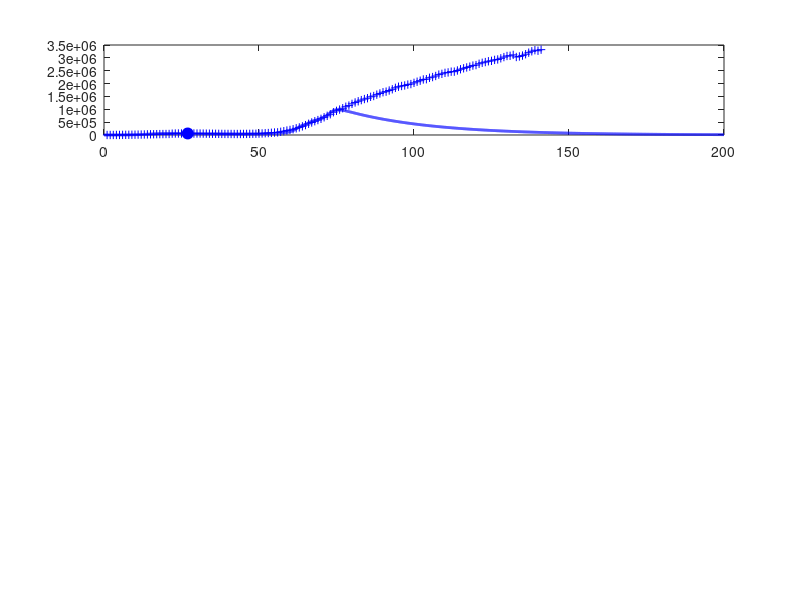

The MATLAB source for this figure: (Note: this script raises an error after producing the figure.)
% svr19.m

% Revised:  2020 03 25

% Mathemtatical model for the spread of the covid19 virus
% Model for GLOBAL spread of virus
% Model for CHINA spread of virus: download svr19CHINA.m
% Data from https://www.worldometers.info/coronavirus/
% Date file:  covid19.mat  variable covid19
% Model specified by the variables in the INPUT SECTION of the Script

% DOING PHYSICS WITH MATLAB: 
%   ../mphome.htm
% Documentation
%   http://www.physics.usyd.edu.au/teach_res/mp/doc/sird19E.htm
% Download Scripts
%   http://www.physics.usyd.edu.au/teach_res/mp/mscripts/

% Ian Cooper
% email: matlabvisualphysics@gmail.com
% Matlab 2019b

% Populations: Data d / Model
% Susceptible individuals:  Sd  S
% Active infections (currently infected);  Id  I
% Recovered:  Rd  R
% Dead:  Dd  D

close all
clear
clc

global Imax Rmax Dmax ITmax Smax

load('covid19.mat')

% save covid19.mat covid19

% DATA: variable covid19
% Col 1: World   Id   Currently Infected Cases
% Col 2: World   Rd   Recovered
% Col 3: World   Dd   Deaths

% Data for China with Script svr19CHINA.m
% Col 4: China   Total infected cases
% Col 5: China   Currently Infected Cases
% Col 6: China   Deaths
% Col 7: USA     Total infected cases
% Col 8: USA     Currently infected cases
% Col 9: USA     Deaths
% Col 10: AUST     Total infected cases
% Col 11: AUST     Currently infected cases
% Col 12: AUST     Deaths
% Col 13: IND     Total infected cases
% Col 14: IND     Currently infected cases
% Col 15: IND     Deaths


% Model: number of time steps 
  num = 5000;

% *********************************************************************  
% INPUTS: Model Parameters
% ********************************************************************* 

% Maximum number of days for model   [200]
  tMax = 200;
% Initial number of infections   [0.004] 
  I = zeros(num,1);
  I(1) = 0.004;
% Adjustible model parameters  
% S --> I  [0.38] 
  a = 0.39;
% I --> R  [0.036]
  b = 0.030;
% I --> D  [0.0025]
  d = 0.0057;
  

% *********************************************************************  
% SETUP
% ********************************************************************* 
  
% DATA: Id Rd Dd / Number of data days for COVID19  
  Ndays = find(covid19 == 0,1) - 1;  
  Id  = covid19(1:Ndays,1);
  Rd = covid19(1:Ndays,2);
  Dd    = covid19(1:Ndays,3);

% Model: S  D  R  
  S = zeros(num,1);
  D = zeros(num,1);
  R = zeros(num,1);
  
% Model: Initial values for populations
  S(1) = 1;
  D(1) = 0;
  R(1) = 0;   
  
% TIME [days]
  t = linspace(0,tMax,num)';
  dt = t(2) - t(1);

% SURGE FACTORS
  s = zeros(num,1);
  for n = 1:num-1
    if t(n) > 30; s(n) = 0.33; end
    if t(n) > 58; s(n) = 0.85; end 
    if t(n) > 64; s(n) = 1.90; end   
    if t(n) > 68; s(n) = 2.80; end 
    if t(n) > 71; s(n) = 3.50; end  
    if t(n) > 80; s(n) = 0.00; end  
  end  
  

% *********************************************************************  
% MODEL: Time Evolution
% ********************************************************************* 
 
for n = 1:num-1
  dS = -a*S(n)*I(n)*dt;
  dI = -dS;
  I(n+1) = I(n) + dI;
  dR = b*I(n)*dt;
  dD = d*I(n)*dt;
  surge = s(n)*S(n)*dt;
  R(n+1) = R(n)+ dR;
  D(n+1) = D(n) + dD;
  S(n+1) = S(n) + dS + surge;
  I(n+1) = I(n+1) - dR - dD;
end

% Scaling I, R and D values at day specified by t_index 
%   I(27) = Id(27)
  t_index = 27;
  index = find(t > t_index,1);
  f = Id(t_index)./ I(index);

% Scale populations
  I = f.*I;
  R = f.*R;
  D = f*D;
  
  Imax = max(I);
  Rmax = max(R);
  Dmax = max(D);
  Smax = max(S);
  
% Model: total population that has been infected;  
  Itot = I + R + D;
  ITmax = max(Itot);
  
% Data
  Idtot = Id + Rd + Dd;
  Idmax = max(Id);
  Rdmax = max(Rd);
  Ddmax = max(Dd);
  ITdmax = max(Idtot);
  
% Percentages: model
  pI = 100*I(end) / Itot(end);
  pR = 100*R(end) / Itot(end);
  pD = 100*D(end) / Itot(end);
  
% Percentages: Data
  pId = 100*Id(end) / Idtot(end);
  pRd = 100*Rd(end) / Idtot(end);
  pDd = 100*Dd(end) / Idtot(end);

  
  
% *********************************************************************  
% GRAPHICS
% ********************************************************************* 

figure(1)
  set(gcf,'units','normalized');
  set(gcf,'position',[0.02 0.05 0.3 0.75]);
  set(gcf,'color','w');

subplot(4,1,1)  % INFECTIONS
    xP = 1: Ndays;
    yP = Id;
    plot(xP,yP,'b+')   
    hold on
    
    xP = t_index; yP = Id(t_index);
    plot(xP,yP,'bo','markerfacecolor','b','markersize',8)
    
    xP = t; yP = I;
    plot(xP,yP,'b','linewidth',2)
   
    plotMonths(1)
    
    grid on
    title('Active Infections  I')
    ylabel('I','FontName','Times New Roman')  
    set(gca,'fontsize',12)
  
    
subplot(4,1,2)   % RECOVERIES
    xP = 1: Ndays;
    yP = Rd; 
    plot(xP,yP,'k+')
    hold on
 
    xP = t_index; yP = Rd(t_index);
    plot(xP,yP,'ko','markerfacecolor','k','markersize',8)
    
    xP = t; yP = R;
    plot(xP,yP,'k','linewidth',2)
    
    plotMonths(2)
    
    grid on

    ylabel('R')
    title('Recoveries  R')
    set(gca,'fontsize',12)
   
 
 subplot(4,1,3)    % DEATHS
    xP = 1: Ndays;
    yP = Dd; 
    plot(xP,yP,'r+')
    hold on
 
    xP = t_index; yP = Dd(t_index);
    plot(xP,yP,'ro','markerfacecolor','r','markersize',8)
    
    xP = t; yP = D;
    plot(xP,yP,'r','linewidth',2)
    
    plotMonths(3)
    grid on
    
    ylabel('D')
    title('Deaths  D')
    set(gca,'fontsize',12) 
    
    
 subplot(4,1,4)   % Total infections
 
    th = 5;
    k = log(2)/th;
    v0 = 177400/exp(k*60);
    v = v0.*exp(k*t);
  %  v(v > ITmax) = ITmax;
    
    xP = t(1:2500);
    yP = v(1:2500);
    plot(xP,yP,'r','linewidth',1.2)
   
    hold on
    xP = 1: Ndays;
    yP = Idtot; 
    plot(xP,yP,'b+')
    hold on
    xP = t; yP = Itot;
    plot(xP,yP,'b','linewidth',2)
    
    plotMonths(4)
    
    ylim([0 1.2*ITmax])
    grid on
    xlabel('days elapsed')
    ylabel('I_{tot}','FontName','Times New Roman')
    title('Total Infections I_{tot}');
    set(gca,'fontsize',12) 
    
    
    
figure(2)
   set(gcf,'units','normalized');
   set(gcf,'position',[0.60 0.05 0.25 0.25]);
   set(gcf,'color','w');

   fig = figure(2);
   left_color = [0 0 0];
   right_color = [1 0 1];
   set(fig,'defaultAxesColorOrder',[left_color; right_color]);
   
    plotMonths(5)   
        
    yyaxis left
    xP = t; yP = S;
    plot(xP,yP,'k','linewidth',2)
    grid on
    xlabel('days elapsed')
    ylabel('Susceptible population  S') 
      
    yyaxis right
    xP = t; yP = s;
    plot(xP,yP,'m','linewidth',1)
    grid on
    ylabel('surge factor  s') 
        
    set(gca,'fontsize',12)    

    
    
    
figure(7)
   set(gcf,'units','normalized');
   set(gcf,'position',[0.33 0.05 0.25 0.35]);
   set(gcf,'color','w');

   xlim([0 120])
   ylim([0 250])
   hh = 250; dh = -25;
   
   txt = 'Start date:  22 January 2020';
   Htext = text(0,hh,txt,'fontsize',12);
   set(Htext,'color','k')
   
   hh = hh+dh;
   txt = 'Model Parameters';
   text(0,hh,txt,'fontsize',12)
   
   hh = hh+dh;
   txt = sprintf('I(0) = %3.0f   a = %2.3f   b = %2.3f   d = %2.3f', ...
       I(1),a,b,d);
   text(0,hh,txt,'fontsize',12)
      
   hh = hh+2*dh; 
   txt = 'DATA';
   text(0,hh,txt,'fontsize',12)
   
    z = datenum([2020 1 22]);
    z = z + Ndays-1;
    z = datetime(z,'ConvertFrom','datenum');
    z.Format = 'dd-MMM-yyyy';
    txt = cellstr(z) ; 
    text(20,hh,txt,'fontsize',12)
    
   hh = hh+dh;
   z1 = Id(end); z2 = Rd(end); z3 = Dd(end); z4 = z1+z2+z3;  
   txt = sprintf('I = %5.0f    R = %5.0f    D = %5.0f    I_{tot} = %5.0f', z1,z2,z3,z4);
   text(6,hh,txt,'fontsize',12)
   
   % Recoveries and Deaths
    pR = 100*Rd(end)/(Rd(end)+Dd(end));
    pD = 100*Dd(end)/(Rd(end)+Dd(end));
    hh = hh+dh;
    txt = sprintf('percent: Active = %2.1f  Recoveries = %2.1f    Deaths = %2.1f   ',pId,pRd,pDd);
    text(2,hh,txt,'fontsize',12)  
   
   hh = hh+2*dh; 
   txt = 'MODEL PREDICTIONS';
   text(0,hh,txt,'fontsize',12)
   
    z = datenum([2020 1 22]);
    z = z + tMax;
    z = datetime(z,'ConvertFrom','datenum');
    z.Format = 'dd-MMM-yyyy';
    txt = cellstr(z) ; 
    text(60,hh,txt,'fontsize',12)
   
   hh = hh+dh;
    z1 = I(end); z2 = R(end); z3 = D(end); z4 = z1+z2+z3;  
    txt = sprintf('I = %5.0f    R = %5.0f    D = %5.0f    I_{tot} = %5.0f', z1,z2,z3,z4);
    text(6,hh,txt,'fontsize',12)

   hh = hh+dh;
    txt = 'Peak';
    text(10,hh,txt,'fontsize',12)
    z = find(I == Imax,1);
    z = t(z) + datenum([2020 1 22]);
    z = datetime(z,'ConvertFrom','datenum');
    z.Format = 'dd-MMM-yyyy';
    txt = cellstr(z) ; 
    text(30,hh,txt,'fontsize',12)
   
    txt = sprintf('I_{peak} = %5.0f',Imax);
    text(70,hh,txt,'fontsize',12)
   
    hh = hh+dh;
    txt = sprintf('percent: Active = %2.1f  Recoveries = %2.1f    Deaths = %2.1f   ',pI,pR,pD);
    text(2,hh,txt,'fontsize',12)   
       

    
    axis off
   
    
    function  pM = plotMonths(z)
     global Imax Rmax Dmax ITmax Smax
     
     % Months
       m1 = [2020 01 22];    % day zero
       m2 = [2020 02  1];    % Feb
       m3 = [2020 03  1];    % Mar
       m4 = [2020 04  1];    % Apr
       m5 = [2020 05  1];    % May
       m6 = [2020 06  1];    % Jun
       m7 = [2020 07  1];    % Jul
       m8 = [2020 08  1];    % Aug
   
      tm(1) = datenum(m1);
      tm(2) = datenum(m2) - tm(1);
      tm(3) = datenum(m3) - tm(1);
      tm(4) = datenum(m4) - tm(1);
      tm(5) = datenum(m5) - tm(1);
      tm(6) = datenum(m6) - tm(1);
      tm(7) = datenum(m7) - tm(1);
      tm(8) = datenum(m8) - tm(1);
   
      if z == 1; yMax = Imax; end
      if z == 2; yMax = Rmax; end
      if z == 3; yMax = Dmax; end
      if z == 4; yMax = ITmax; end
      if z == 5; yMax = Smax; end
      
      for n = 2:8
        plot([tm(n), tm(n)], [0, yMax],'linewidth',1,'color', [0.5 0.5 0.5]);
        hold on
      end
      
      ys = 0.8;
      text(22, ys*yMax,'F')
      text(52, ys*yMax,'M')
      text(82, ys*yMax,'A')
      text(112,ys*yMax,'M')
      text(142,ys*yMax,'J')
      text(172,ys*yMax,'J')
      
   end
   
   
